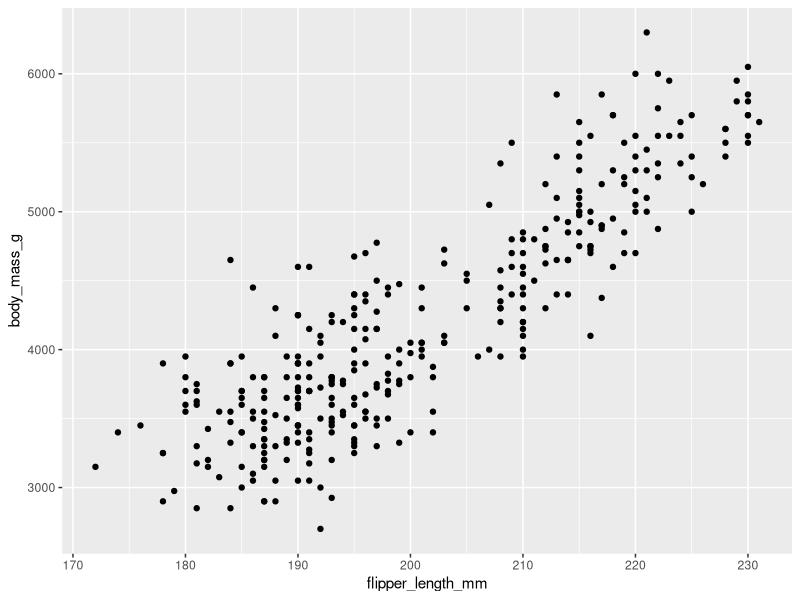
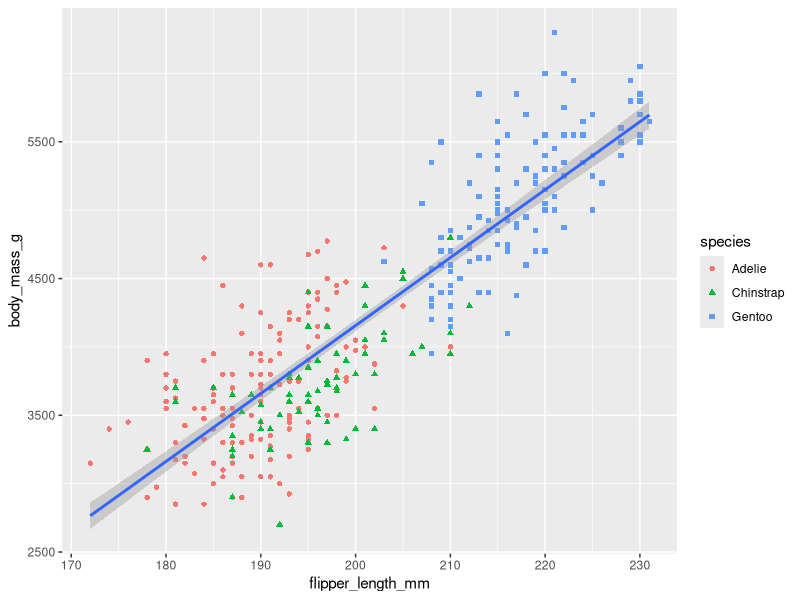
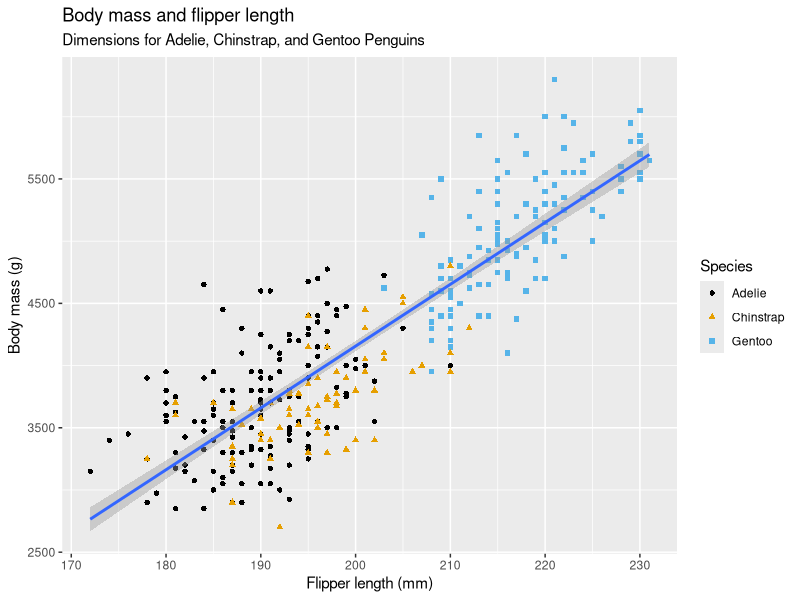
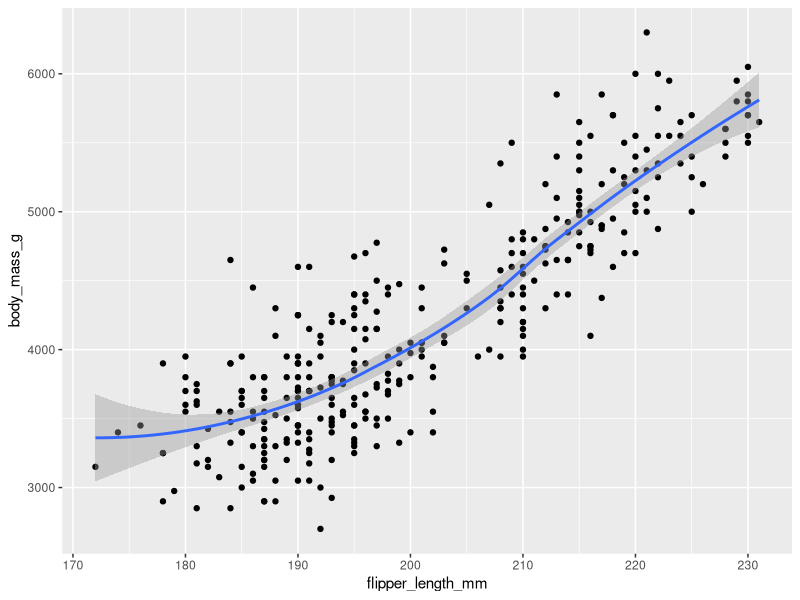
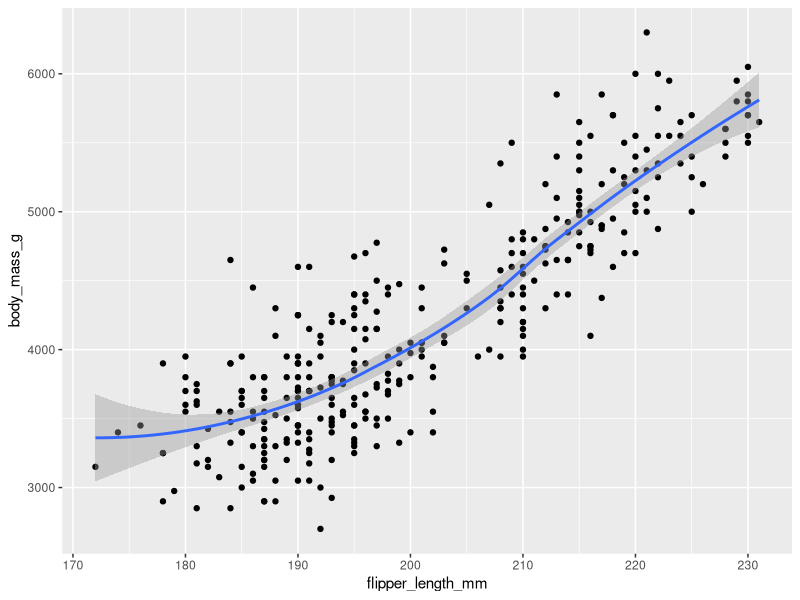
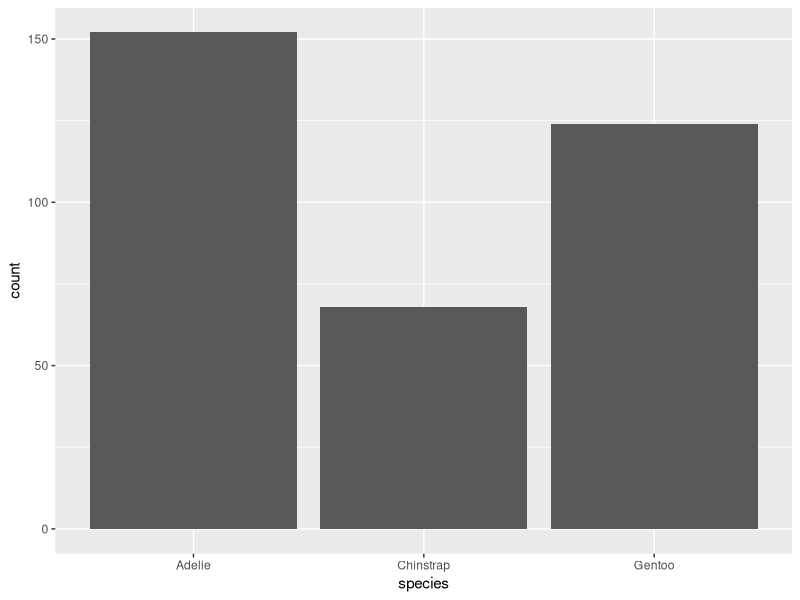
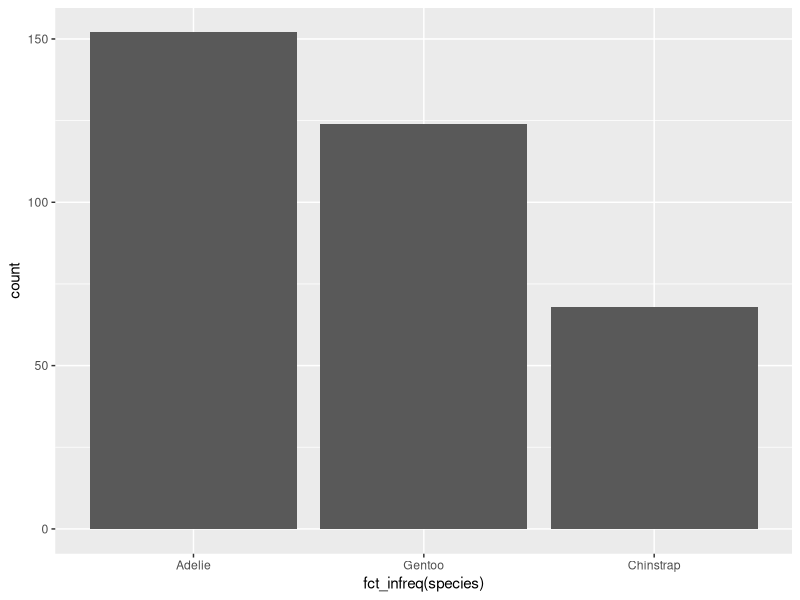
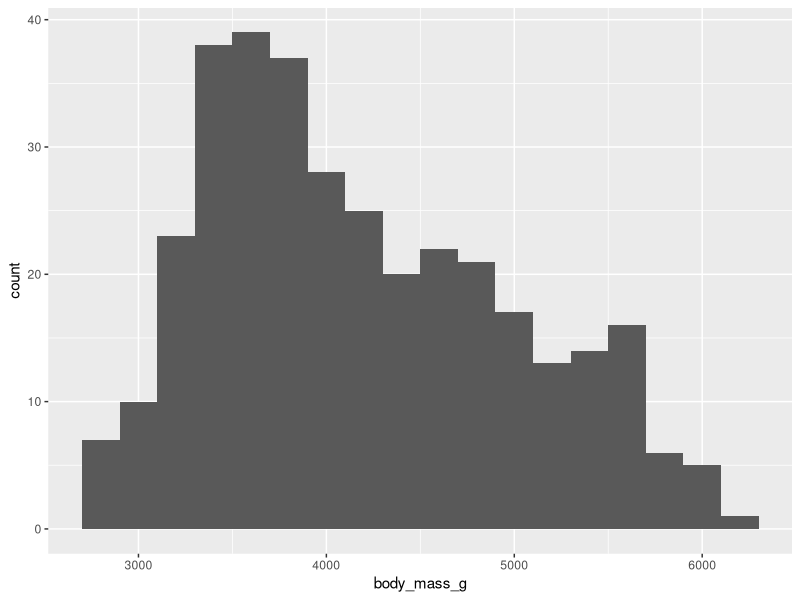

Recreate these plots in R, in order.
## ---- chunk 1
library(tidyverse)
library(palmerpenguins)
library(ggthemes)
## ---- chunk 2
penguins
## ---- chunk 3
glimpse(penguins)
## ---- chunk 4
ggplot(
  data = penguins,
  mapping = aes(x = flipper_length_mm, y = body_mass_g)
) +
  geom_point()
## ---- chunk 5
ggplot(
  data = penguins,
  mapping = aes(x = flipper_length_mm, y = body_mass_g)
) +
  geom_point(mapping = aes(color = species, shape = species)) +
  geom_smooth(method = "lm")
## ---- chunk 6
ggplot(
  data = penguins,
  mapping = aes(x = flipper_length_mm, y = body_mass_g)
) +
  geom_point(mapping = aes(color = species, shape = species)) +
  geom_smooth(method = "lm") +
  labs(
    title = "Body mass and flipper length",
    subtitle = "Dimensions for Adelie, Chinstrap, and Gentoo Penguins",
    x = "Flipper length (mm)",
    y = "Body mass (g)",
    color = "Species", shape = "Species"
  ) +
  scale_color_colorblind()
## ---- chunk 7
ggplot(
  data = penguins,
  mapping = aes(x = flipper_length_mm, y = body_mass_g)
) +
  geom_point() +
  geom_smooth()

ggplot() +
  geom_point(
    data = penguins,
    mapping = aes(x = flipper_length_mm, y = body_mass_g)
  ) +
  geom_smooth(
    data = penguins,
    mapping = aes(x = flipper_length_mm, y = body_mass_g)
  )
## ---- chunk 8
ggplot(penguins, aes(x = species)) +
  geom_bar()
## ---- chunk 9
ggplot(penguins, aes(x = fct_infreq(species))) +
  geom_bar()
## ---- chunk 10
ggplot(penguins, aes(x = body_mass_g)) +
  geom_histogram(binwidth = 200)
## ---- chunk 11
ggplot(penguins, aes(x = body_mass_g)) +
  geom_histogram(binwidth = 20)

ggplot(penguins, aes(x = body_mass_g)) +
  geom_histogram(binwidth = 2000)
## ---- chunk 12
ggplot(penguins, aes(x = body_mass_g)) +
  geom_density()
## ---- chunk 13
ggplot(penguins, aes(x = species)) +
  geom_bar(color = "red")

ggplot(penguins, aes(x = species)) +
  geom_bar(fill = "red")
## ---- chunk 14
ggplot(penguins, aes(x = species, y = body_mass_g)) +
  geom_boxplot()
## ---- chunk 15
ggplot(penguins, aes(x = body_mass_g, color = species, fill = species)) +
  geom_density(linewidth = 0.75, alpha = 0.5)
## ---- chunk 16
ggplot(penguins, aes(x = island, fill = species)) +
  geom_bar()
## ---- chunk 17
ggplot(penguins, aes(x = island, fill = species)) +
  geom_bar(position = "fill")
## ---- chunk 18
ggplot(penguins, aes(x = flipper_length_mm, y = body_mass_g)) +
  geom_point(aes(color = species, shape = island))
## ---- chunk 19
ggplot(penguins, aes(x = flipper_length_mm, y = body_mass_g)) +
  geom_point(aes(color = species, shape = species)) +
  facet_wrap(~island)
## ---- chunk 20
# ggsave("Ch02mpg-plot.png")
